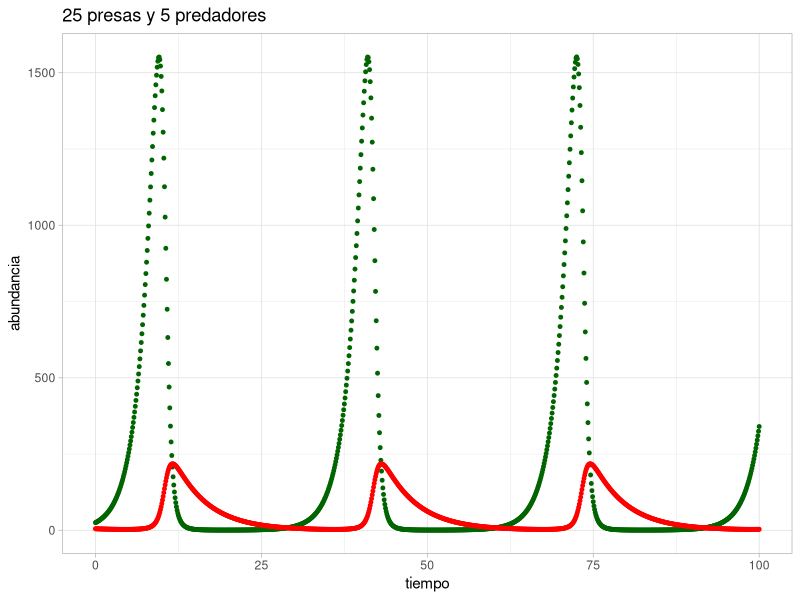
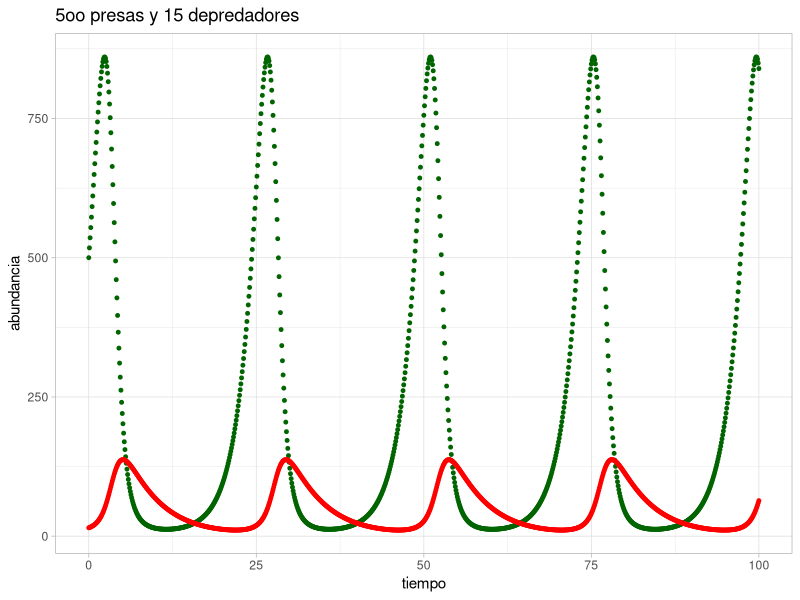
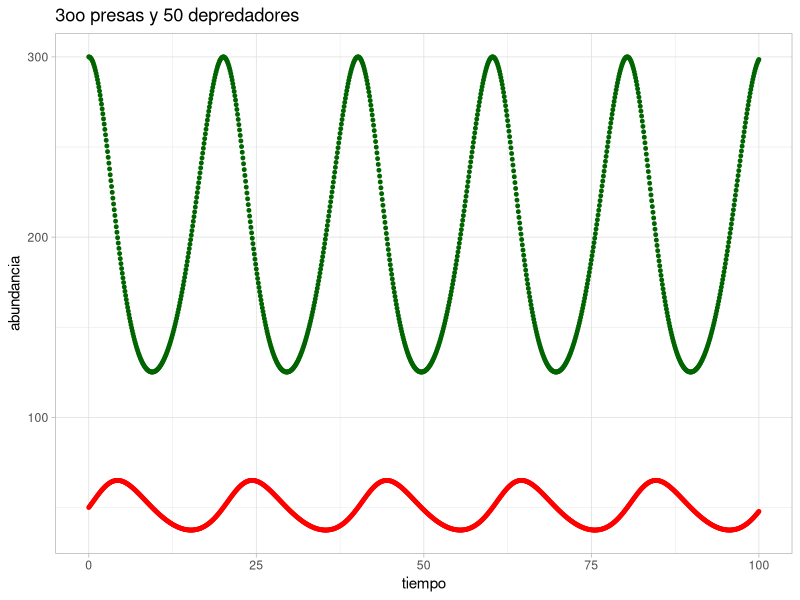
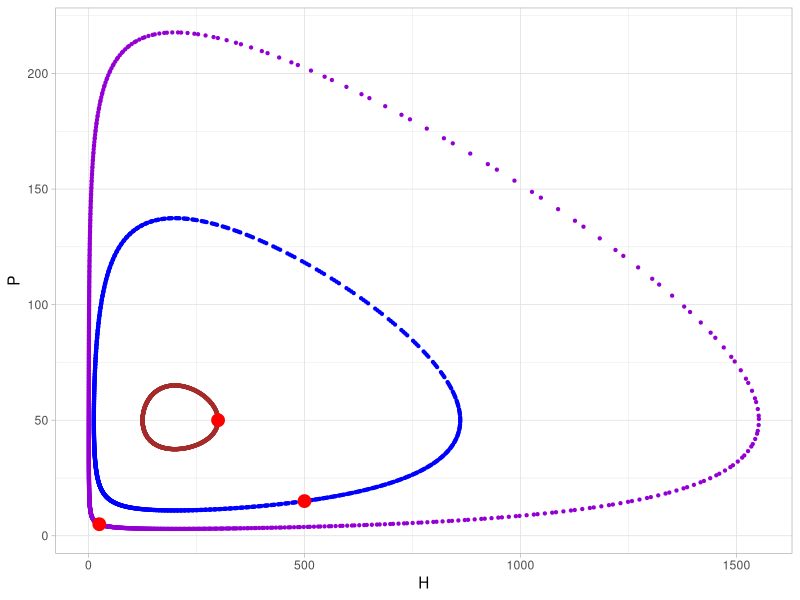
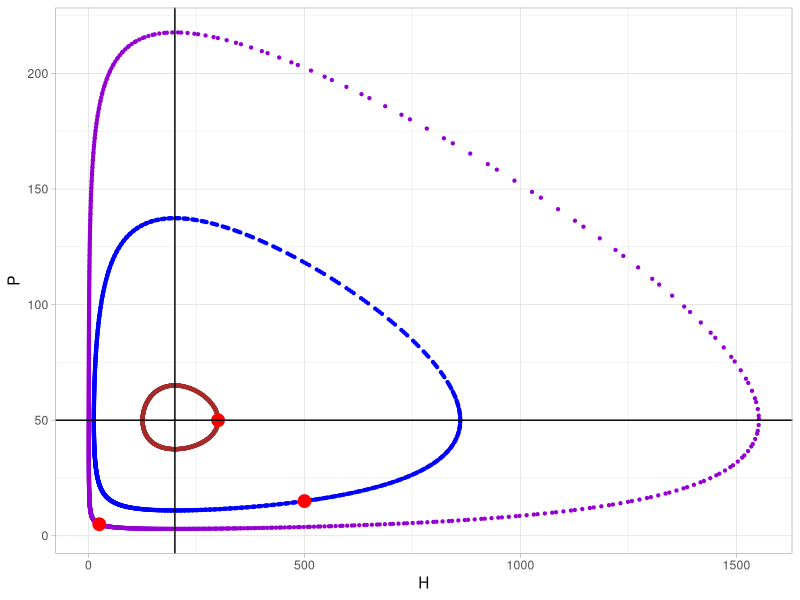
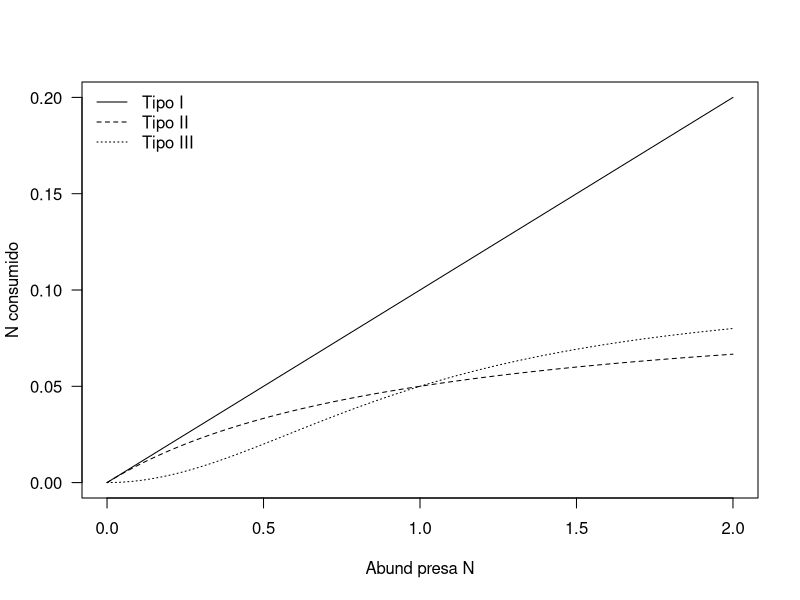
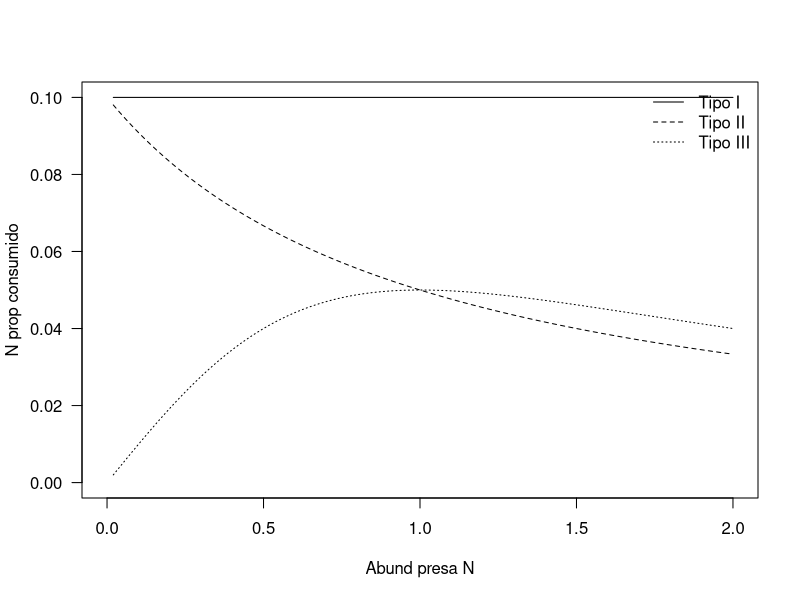
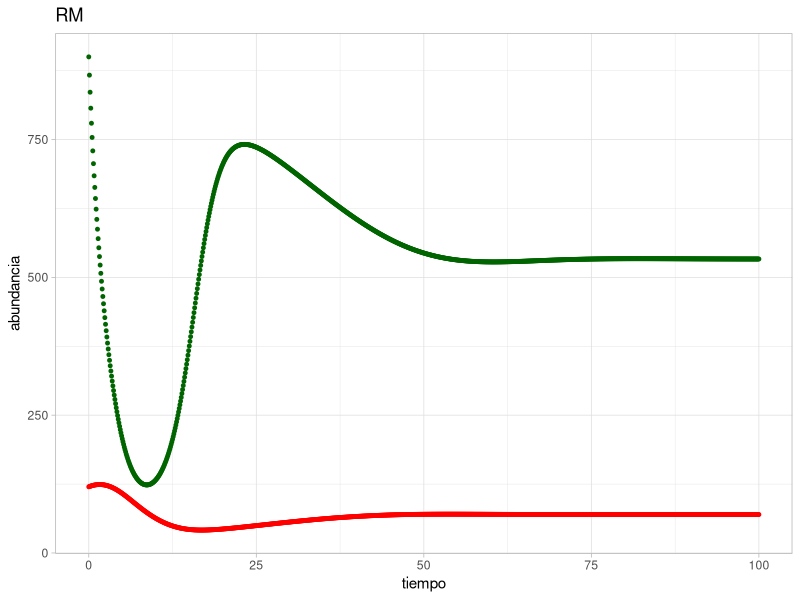

Recreate these plots in R, in order.
## ---- chunk 1
knitr::opts_chunk$set(echo = TRUE)
## ---- chunk 2
# cargamos funciones de paquetes
library(deSolve)
library(ggplot2)

# Fabricamos una funcion que hace la integracion del
# crecimiento de depredador y presa juntos
LV <- function(t,y,params) {
  H <- y[1]
  P <- y[2]
  with(as.list(params), {
    dH.dt<-b*H-a*P*H
    dP.dt<-e*a*P*H-s*P
    return(list(c(dH.dt,dP.dt)))
  })
}

# Definimos parametros de cada poblacion
#H presa y P depredador
b <- 0.5 #"r"
a <- 0.01 #exito depredacion
e <- 0.1 #eficiencia rta numerica
s <- 0.2 #mortalidad
H0<-25 #abundancia inicial de H
P0<-5 #abundancia inicial de P
params1<-c(b=b,a=a,s=s,e=e)
tiempo<-seq(0,100,by=0.1)

# calculamos serie de abundancia de poblaciones
# y vemos la primera parte
LV.out<-ode(c(H0,P0),tiempo,LV,params1)
LV.out <- as.data.frame(LV.out)
colnames(LV.out) <- c("tiempo","H","P")
head(LV.out)

# Graficamos N vs tiempo
ggplot(data=LV.out,aes(x=tiempo,y=abundancia))+
  geom_point(aes(y=H),col='darkgreen',size=1)+
  geom_point(aes(y=P),col='red',size=1)+
  ggtitle("25 presas y 5 predadores")+
  theme_light()

## ---- chunk 3
# 500 presas y 15 depredadores
LV.out2<-ode(c(H0=500,P0=15),tiempo,LV,params1)
LV.out2 <- as.data.frame(LV.out2)
colnames(LV.out2) <- c("tiempo","H","P")
# graficamos:
ggplot(data=LV.out2,aes(x=tiempo,y=abundancia))+
  geom_point(aes(y=H),col='darkgreen',size=1)+
  geom_point(aes(y=P),col='red',size=1)+
  ggtitle("5oo presas y 15 depredadores")+
  theme_light()

# 300 presas y 50 depredadores
LV.out3<-ode(c(H0=300,P0=50),tiempo,LV,params1)
LV.out3 <- as.data.frame(LV.out3)
colnames(LV.out3) <- c("tiempo","H","P")
# graficamos:
ggplot(data=LV.out3,aes(x=tiempo,y=abundancia))+
  geom_point(aes(y=H),col='darkgreen',size=1)+
  geom_point(aes(y=P),col='red',size=1)+
  ggtitle("3oo presas y 50 depredadores")+
  theme_light()

## ---- chunk 4
LV.out
LV.out2
LV.out3
## ---- chunk 5
ggplot()+
  geom_point(data=LV.out,aes(x=H,y=P),col='darkviolet',size=0.8)+
  geom_point(data=LV.out2,aes(x=H,y=P),col='blue',size=0.8)+
  geom_point(data=LV.out3,aes(x=H,y=P),col='brown',size=0.8)+
  geom_point(aes(x=25,y=5),size=4,col='red')+
  geom_point(aes(x=500,y=15),size=4,col='red')+
  geom_point(aes(x=300,y=50),size=4,col='red')+
  theme_light()

## ---- chunk 6
# diagrama de fases + nulclinas
ggplot()+
  geom_point(data=LV.out,aes(x=H,y=P),col='darkviolet',size=0.8)+
  geom_point(data=LV.out2,aes(x=H,y=P),col='blue',size=0.8)+
  geom_point(data=LV.out3,aes(x=H,y=P),col='brown',size=0.8)+
  geom_point(aes(x=25,y=5),size=4,col='red')+
  geom_point(aes(x=500,y=15),size=4,col='red')+
  geom_point(aes(x=300,y=50),size=4,col='red')+
  geom_vline(xintercept=s/(e*a))+
  geom_hline(yintercept=b/a)+
  theme_light()

## ---- chunk 7
#para ver la respuesta funcional graficamente
a<- 0.1 #tasa de ataque
w <- 0.1 #tasa maxima de captura
D <- w/a
#graf numero de presas consumidas segun su abundancia
curve(a * x, 0, 2, xlab ="Abund presa N",ylab="N consumido",las=1)
curve(w * x/(D + x),0,2,add=TRUE,lty=2)
curve(w * x^2/(D^2 +x^2),0,2,add=TRUE,lty=3)
legend("topleft",c("Tipo I","Tipo II","Tipo III"),lty=1:3,bty ="n")
#graf prop de presas consumidas segun su abundancia
curve(w * x^2/(D^2 + x^2)/x,0,2,ylim=c(0,a),lty=3,xlab="Abund presa N",ylab="N prop consumido",las=1)
curve(w * x/(D + x)/x, 0, 2, lty = 2, add = TRUE)
curve(a * x/x, 0, 2, add = TRUE, lty = 1)
legend("topright",c("Tipo I","Tipo II","Tipo III"),lty=1:3,bty ="n")

## ---- chunk 8
# Modelo de Rosenzweig & McArthur
#funcion
LVmodif<- function(t, y, p) {
  H<-y[1]
  P<-y[2]
  with(as.list(p), {
    dH.dt<-b*H*(1-alpha*H)-w*P*H/(D+H)
    #dH.dt<-b*H*(1-alpha*H)-a*P*H
    dP.dt<-e*w*P*H/(D+H)-s*P
    #dP.dt<-e*a*P*H-s*P
    return(list(c(dH.dt, dP.dt)))
  })
}

#parametros
b <- 0.8 #"r"
e <- 0.07 #rta numerica
s <- 0.2 #mortalidad
w <- 5 #tasa maxima de captura-eficiencia (area recorrida-esfuerzo)
D <- 400 
alpha <- 0.001 #densodependencia, es igual a dividir por K=1000 individuos
abundH <- 0:(1/alpha) #la abundancia de la presa puede estar entre 0 y K
#isoclina de H sera asi:
Hiso<-expression(b/w*(D+(1-alpha*D)*abundH-alpha*abundH^2))
HisoStable<-eval(Hiso)

#trayectoria
p.LVmodif<-c(b=b,alpha=alpha,e=e,s=s,w=w,D=D)
tiempo<-100
tiempo<-seq(0,100,by=0.1)
RM1<-ode(c(900,120),tiempo,LVmodif,p.LVmodif)
RM1 <- cbind.data.frame(RM1,HisoStable,abundH)
colnames(RM1) <- c("tiempo","H","P","isocl","abundH")

# graficamos la trayectoria de las poblaciones:
ggplot(data=RM1,aes(x=tiempo,y=abundancia))+
  geom_point(aes(y=H),col='darkgreen',size=1)+
  geom_point(aes(y=P),col='red',size=1)+
  ggtitle("RM")+
  theme_light()

# y graficamos el diagrama de fases + nulclinas
ggplot()+
  geom_point(data=RM1,aes(x=H,y=P),col='darkviolet',size=1.2)+
  geom_point(aes(x=900,y=120),size=4,col='red')+
  geom_vline(xintercept=s*D/(e*w-s),size=.8)+
  geom_point(data=RM1,aes(x=abundH,y=isocl),size=.2)+
  theme_light()

## ---- chunk 9
#vamos a usar los parametros ya definidos con algunos cambios:
p.LVmodif["alpha"] <- alpha <- 5e-04 #redefino K a 2000
alpha <- 5e-04 #densodependencia, es igual a dividir por K=1000 individuos
abundH <- 0:(1/alpha) #la abundancia de la presa puede estar entre 0 y K
Hiso<-expression(b/w*(D+(1-alpha*D)*abundH-alpha*abundH^2))
HisoStable<-eval(Hiso)
isoclH <- data.frame(abundH,HisoStable)

#trayectoria
RM2<-ode(c(500,110),tiempo,LVmodif,p.LVmodif)
RM2 <- as.data.frame(RM2)
colnames(RM2) <- c("tiempo","H","P")

#grafico
ggplot()+
  geom_point(data=RM2,aes(x=H,y=P),col='darkviolet',size=1.2)+
  geom_point(aes(x=500,y=110),size=4,col='red')+
  geom_vline(xintercept=s*D/(e*w-s),size=.8)+
  geom_point(data=isoclH,aes(x=abundH,y=HisoStable),size=.2)+
  theme_light()

## ---- chunk 10
library(deSolve)
#función
tritr<- function(t,y,p){
  V<-y[1]
  N<-y[2]
  P<-y[3]
  with(as.list(p),{
    dV.dt<-(r*(1-(V/K))*V)-((a*V*N)/(b+V))
    dN.dt<-((a*e*V*N)/(b+V))-(d*N)-((A*N*P)/(B+N))
    dP.dt<-((A*E*N*P)/(B+N))-(D*P) 
    return(list(c(dV.dt,dN.dt,dP.dt)))
  })
}

## ---- chunk 11
#parametros
r<-1#"r" de rebrote
K<-1000#capacidad de carga de las plantas
a<-0.7#tasa de consumo vicuña-planta
b<-500#valor biomasa para el cual consumo de la vicuña es la mitad
e<-1#rta numerica - efectividad transformar planta en vicuñitas
d<-0.15#valor biomasa para el cual vicuña se mantiene sin crecer
A<-0.15#como a pero para puma-vicuña, tasa consumo puma-vicuña
B<-50#como b pero para puma-vicuña
E<-2.3#como e pero para efectividad transformar vicuñas en pumitas
D<-0.3 #como d pero para el puma

## ---- chunk 12
#trayectoria
p.tritr<-c(r=r,K=K,a=a,b=b,d=d,e=e,A=A,B=B,E=E,D=D)
tiempo<-1000
tritr1<-ode(c(50,50,50),1:tiempo,tritr,p.tritr)

#
Neq <- D*B/((A*E)-D)

## ---- chunk 13
#grafico en el tiempo
par(mfrow=c(3,1),mar=c(1,4,1,1))
plot(1:tiempo,tritr1[,2],type="l",ylim=c(0,max(tritr1[,2])),ylab="veg")
plot(1:tiempo,tritr1[,3],type="l",ylim=c(0,max(tritr1[,3])),ylab="vicuña")
abline(h=Neq,col="red")
plot(1:tiempo,tritr1[,4],type="l",ylim=c(0,max(tritr1[,4])),ylab="puma")

## ---- chunk 14
#parametros
r<-1#"r" de rebrote
K<-1000#capacidad de carga de las plantas
a<-0.7#tasa de consumo vicuña-planta
b<-500#valor biomasa para el cual consumo de la vicuña es la mitad
e<-1#rta numerica - efectividad transformar planta en vicuñitas
d<-0.15#valor biomasa para el cual vicuña se mantiene sin crecer
A<-0.28#como a pero para puma-vicuña, tasa consumo puma-vicuña
B<-50#como b pero para puma-vicuña
E<-2.3#como e pero para efectividad transformar vicuñas en pumitas
D<-0.3 #como d pero para el puma

#trayectoria
p.tritr<-c(r=r,K=K,a=a,b=b,d=d,e=e,A=A,B=B,E=E,D=D)
tiempo<-1000
tritr1<-ode(c(50,50,50),1:tiempo,tritr,p.tritr)

#
Neq <- D*B/((A*E)-D)

#grafico en el tiempo
par(mfrow=c(3,1),mar=c(1,4,1,1))
plot(1:tiempo,tritr1[,2],type="l",ylim=c(0,max(tritr1[,2])),ylab="veg")
plot(1:tiempo,tritr1[,3],type="l",ylim=c(0,max(tritr1[,3])),ylab="vicuña")
abline(h=Neq,col="red")
plot(1:tiempo,tritr1[,4],type="l",ylim=c(0,max(tritr1[,4])),ylab="puma")


## ---- chunk 15
#parametros
r<-1#"r" de rebrote
K<-1000#capacidad de carga de las plantas
a<-0.7#tasa de consumo vicuña-planta
b<-500#valor biomasa para el cual consumo de la vicuña es la mitad
e<-1#rta numerica - efectividad transformar planta en vicuñitas
d<-0.15#valor biomasa para el cual vicuña se mantiene sin crecer
A<-0.135#como a pero para puma-vicuña, tasa consumo puma-vicuña
B<-50#como b pero para puma-vicuña
E<-2.3#como e pero para efectividad transformar vicuñas en pumitas
D<-0.3 #como d pero para el puma

#trayectoria
p.tritr<-c(r=r,K=K,a=a,b=b,d=d,e=e,A=A,B=B,E=E,D=D)
tiempo<-1000
tritr1<-ode(c(50,50,50),1:tiempo,tritr,p.tritr)

#
Neq <- D*B/((A*E)-D)

#grafico en el tiempo
par(mfrow=c(3,1),mar=c(1,4,1,1))
plot(1:tiempo,tritr1[,2],type="l",ylim=c(0,max(tritr1[,2])),ylab="veg")
plot(1:tiempo,tritr1[,3],type="l",ylim=c(0,max(tritr1[,3])),ylab="vicuña")
abline(h=Neq,col="red")
plot(1:tiempo,tritr1[,4],type="l",ylim=c(0,max(tritr1[,4])),ylab="puma")

## ---- chunk 16
#parametros
r<-1#"r" de rebrote
K<-1000#capacidad de carga de las plantas
a<-0.45#tasa de consumo vicuña-planta
b<-500#valor biomasa para el cual consumo de la vicuña es la mitad
e<-1#rta numerica - efectividad transformar planta en vicuñitas
d<-0.15#valor biomasa para el cual vicuña se mantiene sin crecer
A<-0.15#como a pero para puma-vicuña, tasa consumo puma-vicuña
B<-50#como b pero para puma-vicuña
E<-2.3#como e pero para efectividad transformar vicuñas en pumitas
D<-0.3 #como d pero para el puma

#trayectoria
p.tritr<-c(r=r,K=K,a=a,b=b,d=d,e=e,A=A,B=B,E=E,D=D)
tiempo<-1000
tritr1<-ode(c(50,50,50),1:tiempo,tritr,p.tritr)

#
Neq <- D*B/((A*E)-D)

#grafico en el tiempo
par(mfrow=c(3,1),mar=c(1,4,1,1))
plot(1:tiempo,tritr1[,2],type="l",ylim=c(0,max(tritr1[,2])),ylab="veg")
plot(1:tiempo,tritr1[,3],type="l",ylim=c(0,max(tritr1[,3])),ylab="vicuña")
abline(h=Neq,col="red")
plot(1:tiempo,tritr1[,4],type="l",ylim=c(0,max(tritr1[,4])),ylab="puma")
## ---- chunk 17
#parametros
r<-1#"r" de rebrote
K<-1000#capacidad de carga de las plantas
a<-0.7#tasa de consumo vicuña-planta
b<-500#valor biomasa para el cual consumo de la vicuña es la mitad
e<-1#rta numerica - efectividad transformar planta en vicuñitas
d<-0.25#valor biomasa para el cual vicuña se mantiene sin crecer
A<-0.15#como a pero para puma-vicuña, tasa consumo puma-vicuña
B<-50#como b pero para puma-vicuña
E<-2.3#como e pero para efectividad transformar vicuñas en pumitas
D<-0.3 #como d pero para el puma

#trayectoria
p.tritr<-c(r=r,K=K,a=a,b=b,d=d,e=e,A=A,B=B,E=E,D=D)
tiempo<-1000
tritr1<-ode(c(50,50,50),1:tiempo,tritr,p.tritr)

#
Neq <- D*B/((A*E)-D)

#grafico en el tiempo
par(mfrow=c(3,1),mar=c(1,4,1,1))
plot(1:tiempo,tritr1[,2],type="l",ylim=c(0,max(tritr1[,2])),ylab="veg")
plot(1:tiempo,tritr1[,3],type="l",ylim=c(0,max(tritr1[,3])),ylab="vicuña")
abline(h=Neq,col="red")
plot(1:tiempo,tritr1[,4],type="l",ylim=c(0,max(tritr1[,4])),ylab="puma")
## ---- chunk 18
parameters <- c(b=0.01,f=0.75,z=0.1)
n <- 1000
state <- c(s=n-1,e=0,i=1,r=0)

SEIR <- function(t,state,parameters) {with(as.list(c(state,parameters)),{ds<--b*s*i;de<-b*s*i-f*e;di<-f*e-z*i;dr<-z*i;list(c(ds,de,di,dr))})}
tspan <- c(0:30)

## ---- chunk 19
library(deSolve)
out <- ode(y=state,times=tspan,func=SEIR,parms=parameters)
head(out)

par(mai=c(0.4,0.5,0.6,0.2))
plot(out,xlab="",ylab="",las=1)

## ---- chunk 20
par(mfrow=c(1,1),oma=c(1,1,1,1),mar=c(3,4,0,2),mgp=c(3,1,0))
plot(out[,"time"],out[,"s"],col="green",type="l",las=1,xlab="",ylab="")
lines(out[,"time"],out[,"e"],col="blue")
lines(out[,"time"],out[,"i"],col="red")
lines(out[,"time"],out[,"r"],col="black")

## ---- chunk 21

par(mfrow=c(1,1),oma=c(1,1,1,1),mar=c(3,4,0,2),mgp=c(3,1,0))
plot(out[,"time"],out[,"s"],col="green",type="l",las=1,xlab="",ylab="")
lines(out[,"time"],out[,"e"],col="blue")
lines(out[,"time"],out[,"i"],col="red")
lines(out[,"time"],out[,"r"],col="black")
legend("right",c("S","E","I","R"),col=c(3,4,2,1),bty ="n",lty=c(1,1,1,1))
## ---- chunk 22
#SEIR NAC
#Realizamos la especificación del modelo
rm(list=ls())
parameters <- c(b = 0.01,f = 0.75, z = 0.1, d=0.016)
n=1000
state <- c(s = n-1,e = 0,i = 1, r = 0)

SEIRnac<-function(t, state, parameters) {with(as.list(c(state, parameters)),{ds <- d*(e+i+r)-b*s*i; de <- b*s*i-f*e-d*e; di <- f*e- z*i-d*i; dr <- z*i-d*r; list(c(ds, de, di, dr))})}
tspan=c(0:30)

#Ahora aplicamos el modelo
library(deSolve)
out <- ode(y = state, times = tspan, func = SEIRnac, parms = parameters)
head(out)

par(mfrow=c(1,1),oma=c(1,1,1,1),mar=c(3,4,0,2),mgp=c(3,1,0))
plot(out[,"time"], out[, "s"], xlab = "time", ylab = "-", col="green", type="l")
lines (out[,"time"], out[, "e"], xlab = "time", ylab = "-", col="blue")
lines (out[,"time"], out[, "i"], xlab = "time", ylab = "-", col="red")
lines (out[,"time"], out[, "r"], xlab = "time", ylab = "-", col="black")
legend("right",c("S","E","I","R"),col=c(3,4,2,1),bty ="n",lty=c(1,1,1,1))

## ---- chunk 23
#SIR
#Realizamos la especificación del modelo
rm(list=ls())
parameters <- c(b = 0.01, z = 0.1)
n=1000
state <- c(s = n-1,i = 1, r = 0)

SIR<-function(t, state, parameters) {with(as.list(c(state, parameters)),{ds <- -b*s*i; di <- b*s*i- z*i; dr <- z*i; list(c(ds, di, dr))})}
tspan=c(0:30)

#Ahora aplicamos el modelo
library(deSolve)
out <- ode(y = state, times = tspan, func = SIR, parms = parameters)
head(out)

par(mfrow=c(1,1),oma=c(1,1,1,1),mar=c(3,4,0,2),mgp=c(3,1,0))
plot(out[,"time"], out[, "s"], xlab = "time", ylab = "-", col="green", type="l")
lines (out[,"time"], out[, "i"], xlab = "time", ylab = "-", col="red")
lines (out[,"time"], out[, "r"], xlab = "time", ylab = "-", col="black")
legend("right",c("S","I","R"),col=c(3,2,1),bty ="n",lty=c(1,1,1))

## ---- chunk 24
#SIRS N=100
#Realizamos la especificación del modelo
rm(list=ls())
parameters <- c(b = 0.01, z = 1, p=0.01)
n=100
state <- c(s = n-1,i = 1, r = 0)

SIRS<-function(t, state, parameters) {with(as.list(c(state, parameters)),{ds <- -b*s*i+p*r; di <- b*s*i- z*i; dr <- z*i-p*r; list(c(ds, di, dr))})}
tspan=c(0:100)

#Ahora aplicamos el modelo
library(deSolve)
out <- ode(y = state, times = tspan, func = SIRS, parms = parameters)
head(out)
plot(out, xlab = "time", ylab = "-")

par(mfrow=c(1,1),oma=c(1,1,1,1),mar=c(3,4,0,2),mgp=c(3,1,0))
plot(out[,"time"], out[, "s"], xlab = "time", ylab = "-", col="green", type="l",ylim=c(0,100))
lines (out[,"time"], out[, "i"], xlab = "time", ylab = "-", col="red")
lines (out[,"time"], out[, "r"], xlab = "time", ylab = "-", col="black")
legend("right",c("S","I","R"),col=c(3,2,1),bty ="n",lty=c(1,1,1))
abline(h=0,lty=3)

## ---- chunk 25
#SIRS N=1000
#Realizamos la especificación del modelo
rm(list=ls())
parameters <- c(b = 0.01, z = 1, p=0.01)
n=1000
state <- c(s = n-1,i = 1, r = 0)

SIRS<-function(t, state, parameters) {with(as.list(c(state, parameters)),{ds <- -b*s*i+p*r; di <- b*s*i- z*i; dr <- z*i-p*r; list(c(ds, di, dr))})}
tspan=c(0:100)

#Ahora aplicamos el modelo
library(deSolve)
out <- ode(y = state, times = tspan, func = SIRS, parms = parameters)
head(out)
plot(out, xlab = "time", ylab = "-")

par(mfrow=c(1,1),oma=c(1,1,1,1),mar=c(3,4,0,2),mgp=c(3,1,0))
plot(out[,"time"], out[, "s"], xlab = "time", ylab = "-", col="green", type="l",ylim=c(0,1000))
lines (out[,"time"], out[, "i"], xlab = "time", ylab = "-", col="red")
lines (out[,"time"], out[, "r"], xlab = "time", ylab = "-", col="black")
legend("right",c("S","I","R"),col=c(3,2,1),bty ="n",lty=c(1,1,1))
abline(h=0,lty=3)
